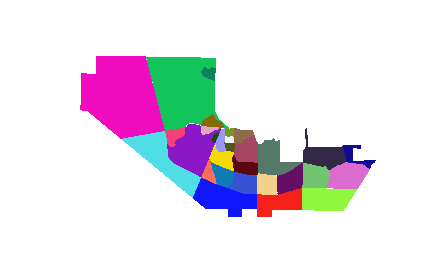
%> input picture 2.Scripts_for_Paper/units2.tif, 448 x 264 px
$ octave Fig5_Map_HSIcomp.m   (GNU Octave 9; MATLAB toolbox functions it lacks are replaced by stand-ins)
%> lines starting %> are read from the running program, lines starting %| are printed output that depends on the picture; in (x1, y1, x2, y2) boxes, pixels count from 0 and x2, y2 are one past the last pixel; in counts of white or black regions, pixels touching at a corner belong together; the program's own positions count from 1
%% Figure 5- Spatially and temporally map HSI composed-
%Updated: July 3-2015
%Developed by Omar Alminagorta
%Dept. of Civil & Environmental Engineering and Utah Water Research Lab
%Utah State University
% o.alminagorta@aggiemail.usu.edu
%
% If you use the code, cite as:
% Alminagorta, O., D. E. Rosenberg, and K. M. Kettenring, Systems modeling to improve  the  hydro-ecological  performance  of
% diked  wetlands, (Under Review to resubmit to Water Resources Research Journal).

%   Licensing:
% Copyright (c) 2015, Omar Alminagorta and David E. Rosenberg
% All rights reserved.
%
% Redistribution and use in source and binary forms, with or without
% modification, are permitted provided that the following conditions are met:
%
% 1. Redistributions of source code must retain the above copyright notice, this
%   list of conditions and the following disclaimer.
%
% 2. Redistributions in binary form must reproduce the above copyright notice,
%   this list of conditions and the following disclaimer in the documentation
%   and/or other materials provided with the distribution.
%
% 3. Neither the name of the copyright holder nor the names of its
%   contributors may be used to endorse or promote products derived from
%   this software without specific prior written permission.
%
% THIS SOFTWARE IS PROVIDED BY THE COPYRIGHT HOLDERS AND CONTRIBUTORS "AS IS"
% AND ANY EXPRESS OR IMPLIED WARRANTIES, INCLUDING, BUT NOT LIMITED TO, THE
% IMPLIED WARRANTIES OF MERCHANTABILITY AND FITNESS FOR A PARTICULAR PURPOSE ARE
% DISCLAIMED. IN NO EVENT SHALL THE COPYRIGHT HOLDER OR CONTRIBUTORS BE LIABLE
% FOR ANY DIRECT, INDIRECT, INCIDENTAL, SPECIAL, EXEMPLARY, OR CONSEQUENTIAL
% DAMAGES (INCLUDING, BUT NOT LIMITED TO, PROCUREMENT OF SUBSTITUTE GOODS OR
% SERVICES; LOSS OF USE, DATA, OR PROFITS; OR BUSINESS INTERRUPTION) HOWEVER
% CAUSED AND ON ANY THEORY OF LIABILITY, WHETHER IN CONTRACT, STRICT LIABILITY,
% OR TORT (INCLUDING NEGLIGENCE OR OTHERWISE) ARISING IN ANY WAY OUT OF THE USE
% OF THIS SOFTWARE, EVEN IF ADVISED OF THE POSSIBILITY OF SUCH DAMAGE.

close all; clear all; clc;
I=imread('units2.tif');
%> I is the input picture: size 264x448x3 uint8; mean R, G, B 229.9, 224.3, 232.8
Igrey=rgb2gray(I);
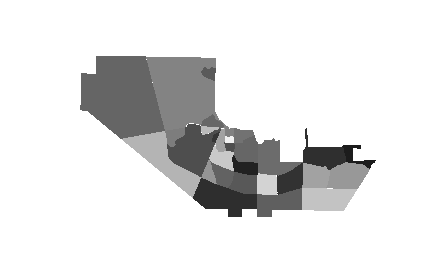
%> Igrey: size 264x448 uint8; min 28, max 255, mean 226.9
W=Igrey(:,300:350);
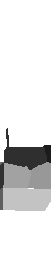
%> W: size 264x51 uint8; min 28, max 255, mean 226
iq=W==162;
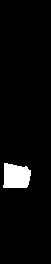
%> iq: size 264x51 logical; 4.3% white; 1 white region, box (x1, y1, x2, y2) and area: (3, 163, 31, 188) 585
W(iq)=170;
%> W: size 264x51 uint8; 4.34% of pixels changed, all inside (x1, y1, x2, y2) = (3, 163, 31, 188)
Igrey(:,300:350)=W;
%> Igrey: size 264x448 uint8; 0.49% of pixels changed, all inside (x1, y1, x2, y2) = (302, 163, 330, 188)

%9.1.3 Reading excell between number of map and Units name
%> (the run ends here)
